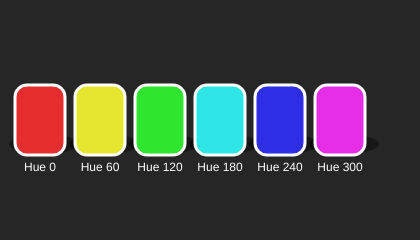
Frame 1 (no input)
Frame 2 (the mouse pressed at the canvas centre, redrawn once): identical to frame 1, image omitted

The p5.js sketch that drew this single still picture (run headless with seeded random() and noise() and a simulated clock; the mouse was pressed at the canvas centre and the sketch redrawn once):

// p5.js sketch
// ── sketch.js
let palette = []; // 色の配列

function setup() {
  createCanvas(420, 240); // 横長キャンバス
  colorMode(HSB, 360, 100, 100); // HSBモードに切り替える

  for (let i = 0; i < 6; i++) {
    const hue = i * 60; // 色相を60度ずつずらす
    palette.push(color(hue, 80, 90)); // 彩度80、明度90で柔らかい色を保存
  }

  noLoop();
}

function draw() {
  background(0, 0, 15); // 暗い背景

  for (let i = 0; i < palette.length; i++) {
    const x = 40 + i * 60; // チップの位置

    noStroke();
    fill(0, 0, 0, 0.4); // 半透明の影
    ellipse(x + 4, height / 2 + 24, 70, 20); // 影を描く

    fill(palette[i]);
    stroke(0, 0, 100); // 白い縁
    strokeWeight(3);
    rectMode(CENTER);
    rect(x, height / 2, 50, 70, 12); // 色のチップ

    fill(0, 0, 100); // ラベル用の明るい文字色
    noStroke();
    textAlign(CENTER, CENTER);
    textSize(12);
    text(`Hue ${i * 60}`, x, height / 2 + 48); // 色相を表示
  }
}
